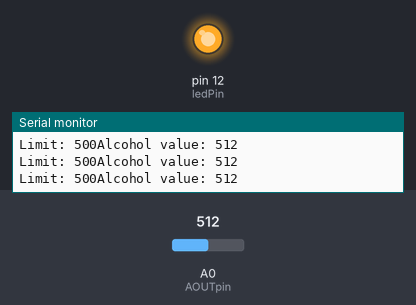
This sketch was run on a simulated Arduino Uno, built with avr-gcc and run on an emulated ATmega328P. On the bench: output pins drawn as LEDs (lit = HIGH), the last lines printed to the serial monitor. The inputs (shaded band) are chosen by the test bench; at power-on: A0 (AOUTpin) = 512.

Above: at 1.2 s.
1.3 s: A0 (AOUTpin) set to 488
At 2.3 s:
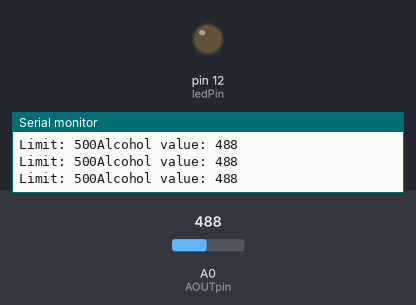
2.9 s: A0 (AOUTpin) set to 510
At 3.9 s:
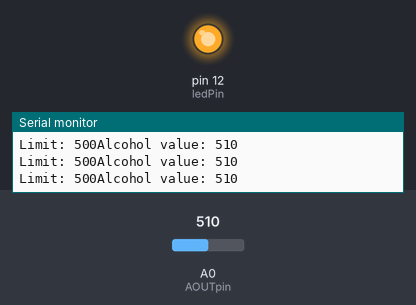
5.9 s: A0 (AOUTpin) set to 490
At 6.9 s:
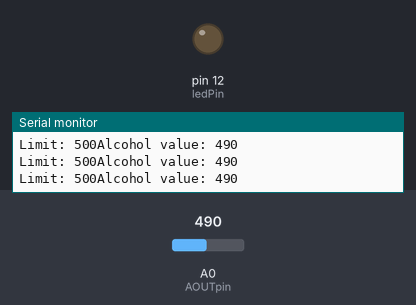
Timing chart, 0 to 8.9 s (numbered marks = the images above; inputs shaded):
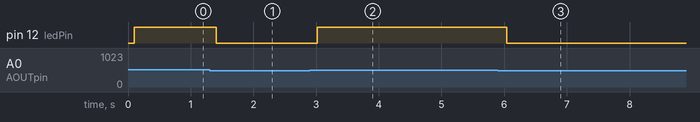

The sketch:

Alcohol_Detection.ino
```cpp
const int AOUTpin=A0;//the AOUT pin of the alcohol sensor goes into analog pin A0 of the arduino
const int DOUTpin=8;//the DOUT pin of the alcohol sensor goes into digital pin D8 of the arduino
const int ledPin=12;//the anode of the LED connects to digital pin D13 of the arduino
int limit=500;
int value;

void setup() {
Serial.begin(9600);//sets the baud rate
pinMode(DOUTpin, INPUT);//sets the pin as an input to the arduino
pinMode(ledPin, OUTPUT);//sets the pin as an output of the arduino
}

void loop()
{
value= analogRead(AOUTpin);//reads the analaog value from the alcohol sensor's AOUT pin
Serial.print("Alcohol value: ");
Serial.println(value);//prints the alcohol value
Serial.print("Limit: ");
Serial.print(limit);//prints the limit reached as either LOW or HIGH (above or underneath)
delay(100);
if (value > limit){
digitalWrite(ledPin, HIGH);//if limit has been reached, LED turns on as status indicator
}
else{
digitalWrite(ledPin, LOW);//if threshold not reached, LED remains off
}
}
```

Measured:
- the behaviour switches between 501 and 500 on A0 (AOUTpin) (found by bisection; images 0 and 1)
- after the input at 1.3 s, pin 12 (ledPin): HIGH → LOW after 0.11 s
- after the input at 2.9 s, pin 12 (ledPin): LOW → HIGH after 0.12 s
- after the input at 5.9 s, pin 12 (ledPin): HIGH → LOW after 0.14 s
